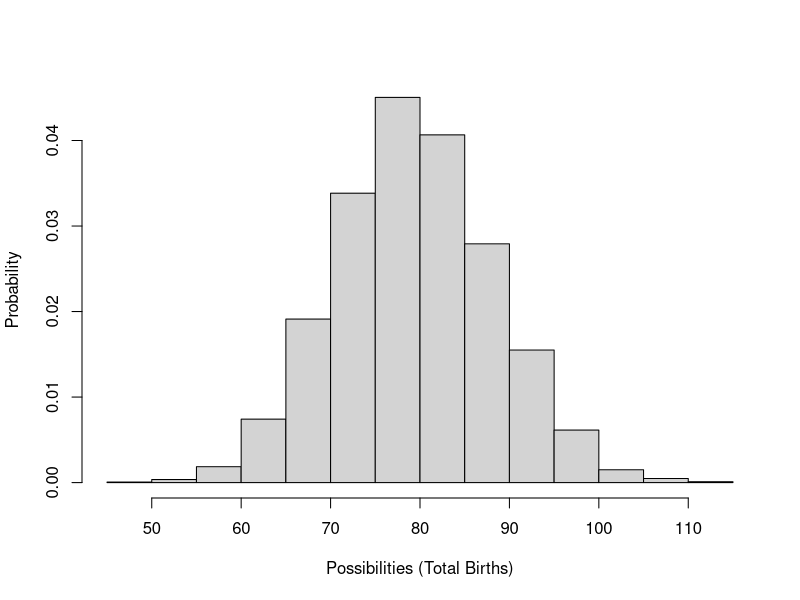
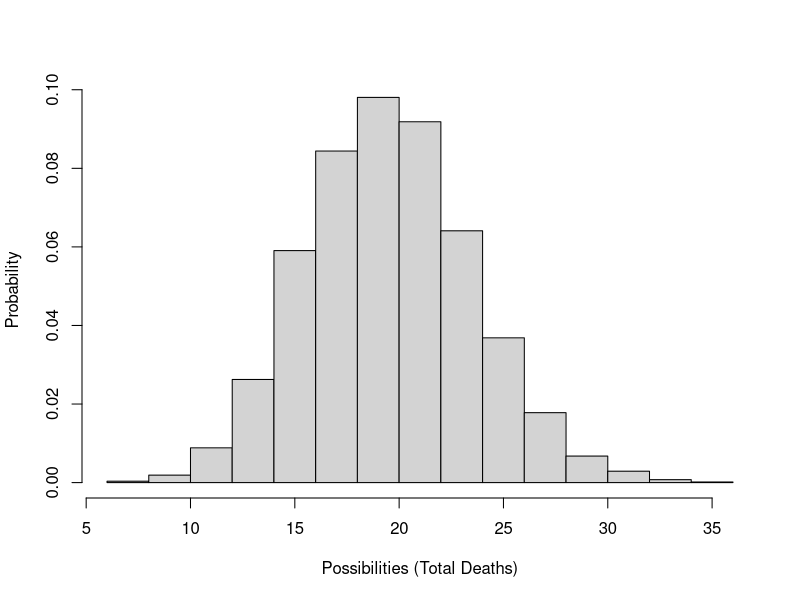
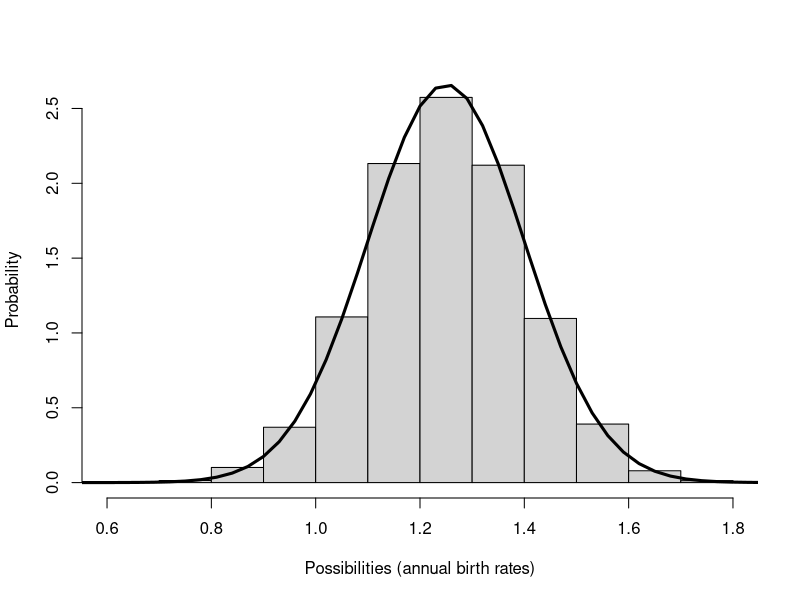
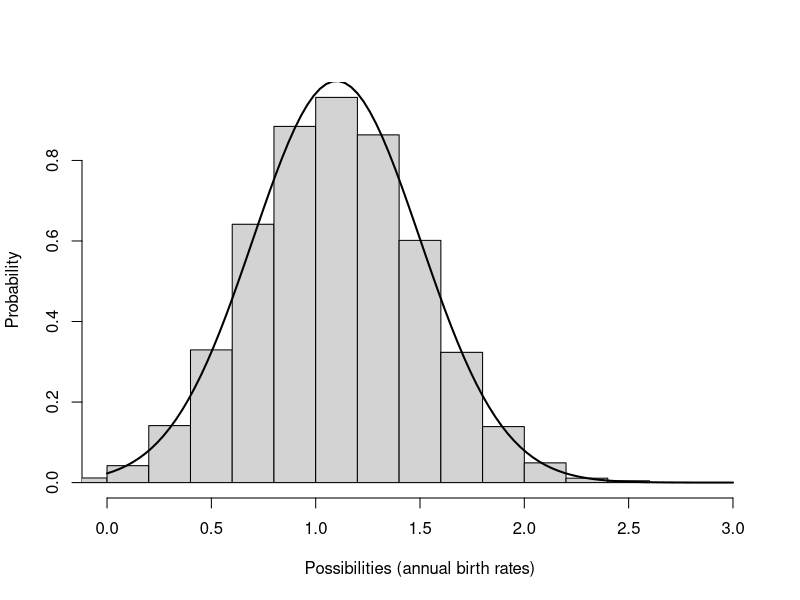

These figures' R source, in order:
## ---- chunk 1
knitr::opts_chunk$set(echo = TRUE, cache = TRUE)
## ---- chunk 2

#  NRES 470, Lab 5    ------------------------------------                          
#  University of Nevada, Reno                        
#  Stochasticity and Uncertainty        

## ---- chunk 3

# Review random number generators in R ----------------------

# Poisson distribution (often used for modeling total annual births in a population)

hist(rpois(10000,(100*0.8)),main="",freq = F,ylab="Probability",xlab="Possibilities (Total Births)")

## ---- chunk 4

# Binomial distribution (often used to represent total survivors or deaths in a population model )

hist(rbinom(10000,100,0.2),main="",xlab="Possibilities (Total Deaths)",freq = F,ylab="Probability")

## ---- chunk 5

# Normal distribution (often used to model environmental stochasticity)

hist(rnorm(10000,mean=1.25,sd=0.15),main="",freq=F,xlab="Possibilities (annual birth rates)",ylab="Probability")
curve(dnorm(x,1.25,0.15),0,3,lwd=3,add=T)

## ---- chunk 6

hist(rnorm(10000,mean=1.1,sd=0.4),main="",freq=F,xlab="Possibilities (annual birth rates)",ylab="Probability",xlim=c(0,3))
curve(dnorm(x,1.1,0.4),0,3,add=T,lwd=2)

